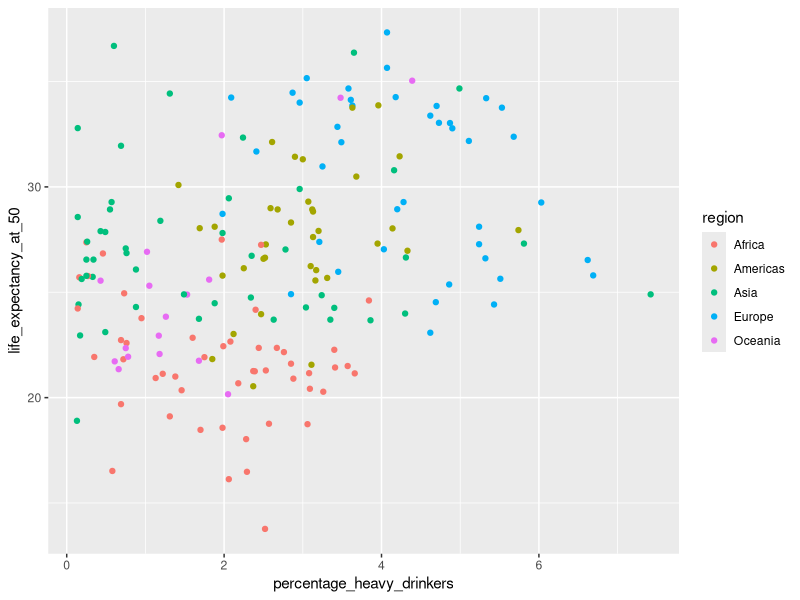
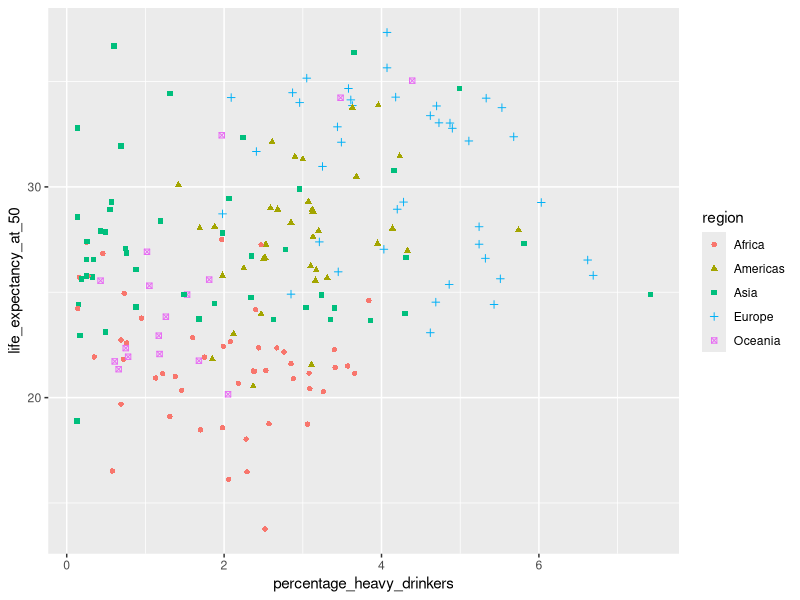
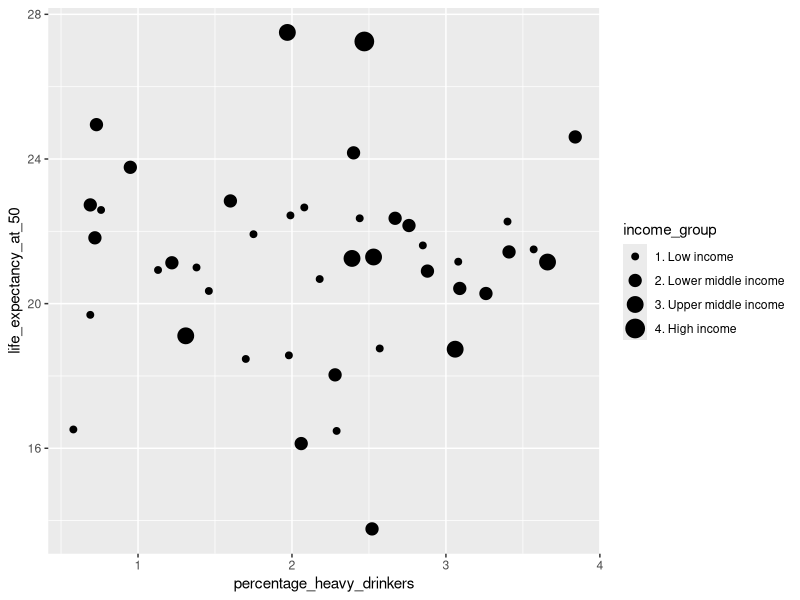
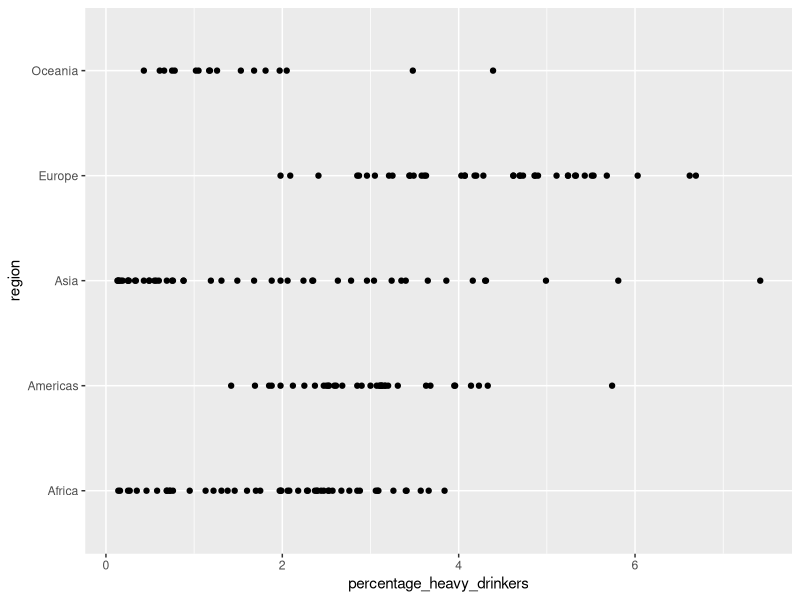
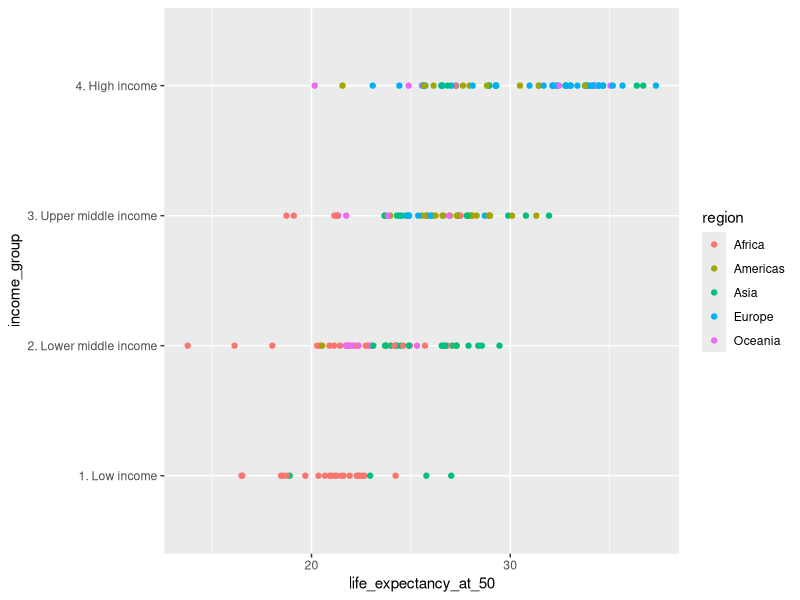
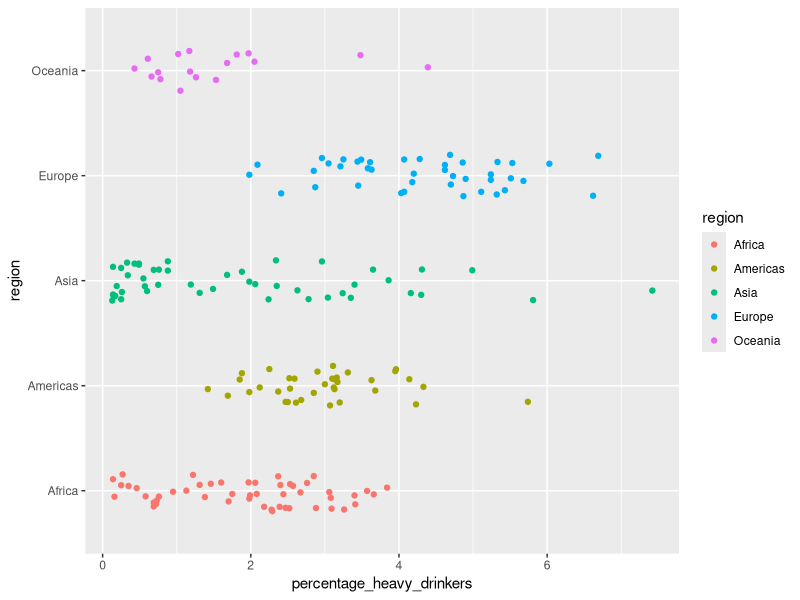
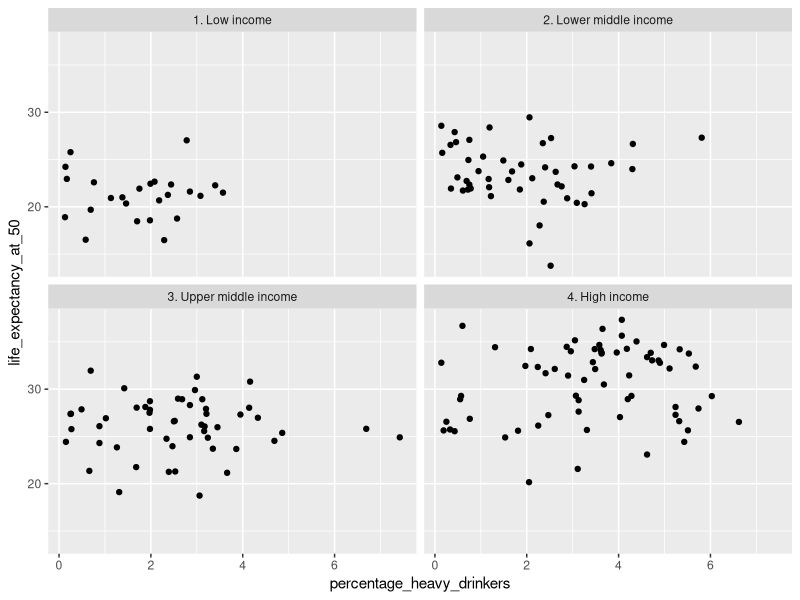
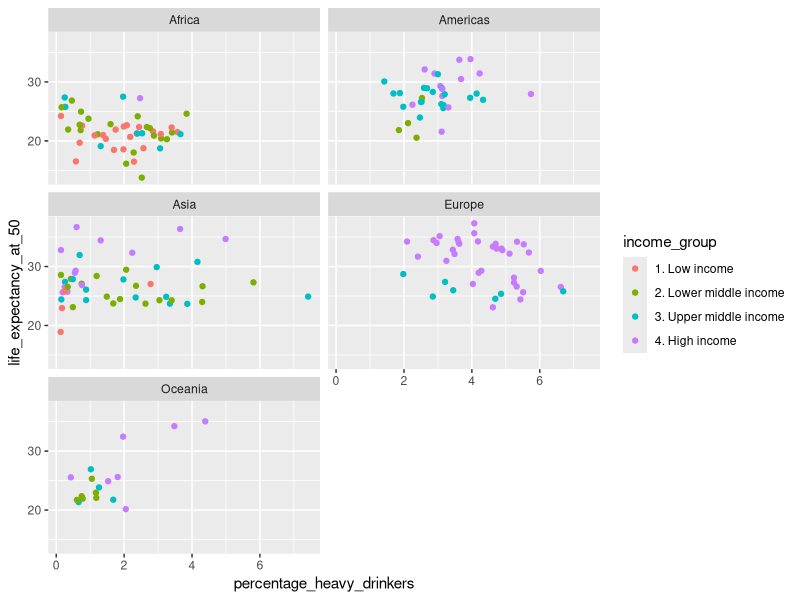

Generate these figures, in order, with R:
## ---- chunk 1
library(readr)
library(ggplot2)
income_df <- read_csv('data/income_lifeexp_alcohol_1.csv', show_col_types = FALSE)

ggplot(income_df, aes(
    x=percentage_heavy_drinkers, 
    y=life_expectancy_at_50, 
    color=region
)) + 
geom_point()
## ---- chunk 2
ggplot(income_df, aes(
    x=percentage_heavy_drinkers, 
    y=life_expectancy_at_50, 
    shape=region,
    color=region
)) + 
geom_point()
## ---- chunk 3

income_df_subset <- subset(income_df, `sub-region` %in% c('Sub-Saharan Africa'))

# Create the scatter plot
ggplot(income_df_subset, aes(
    x=percentage_heavy_drinkers, 
    y=life_expectancy_at_50, 
    size=income_group,
)) + 
geom_point()

## ---- chunk 4
ggplot(income_df, aes(
    x=percentage_heavy_drinkers, 
    y=region, 
)) + 
geom_point()
## ---- chunk 5
ggplot(income_df, aes(
    x=life_expectancy_at_50, 
    y=income_group, 
    color=region
)) + 
geom_point()
## ---- chunk 6
ggplot(income_df, aes(
    x=percentage_heavy_drinkers, 
    y=region, 
    color=region
)) + 
geom_point(position = position_jitter(width = 0, height = 0.2))
## ---- chunk 7
ggplot(income_df, aes(
    x = percentage_heavy_drinkers, 
    y = life_expectancy_at_50
)) +
geom_point() +
facet_wrap(~ income_group, ncol=2)
## ---- chunk 8
ggplot(income_df, aes(
    x = percentage_heavy_drinkers, 
    y = life_expectancy_at_50,
    color=income_group
)) +
geom_point() +
facet_wrap(~ region, ncol=2)
## ---- chunk 9
mental_health_df <- read_csv("data/mental_health_long.csv")
ggplot(mental_health_df, aes(
  x = Score, 
  y = Country, 
  color = Criteria
)) + geom_point()
